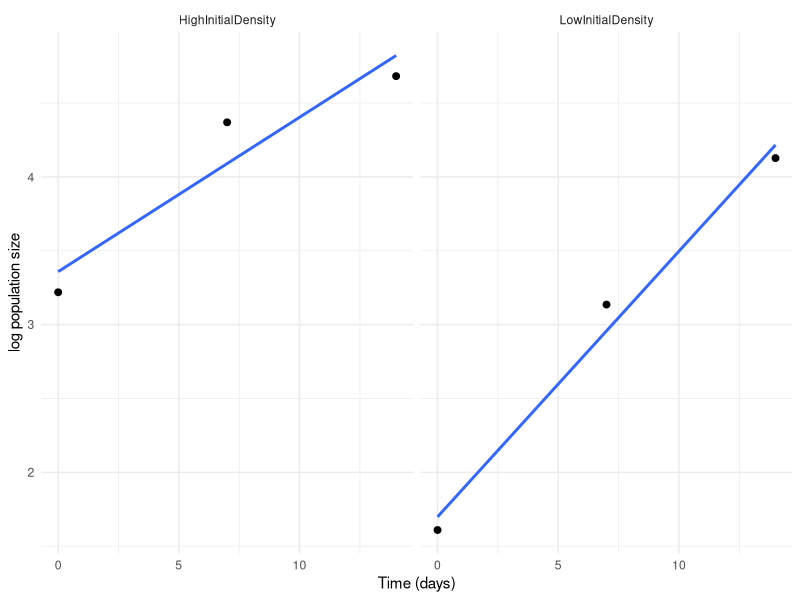
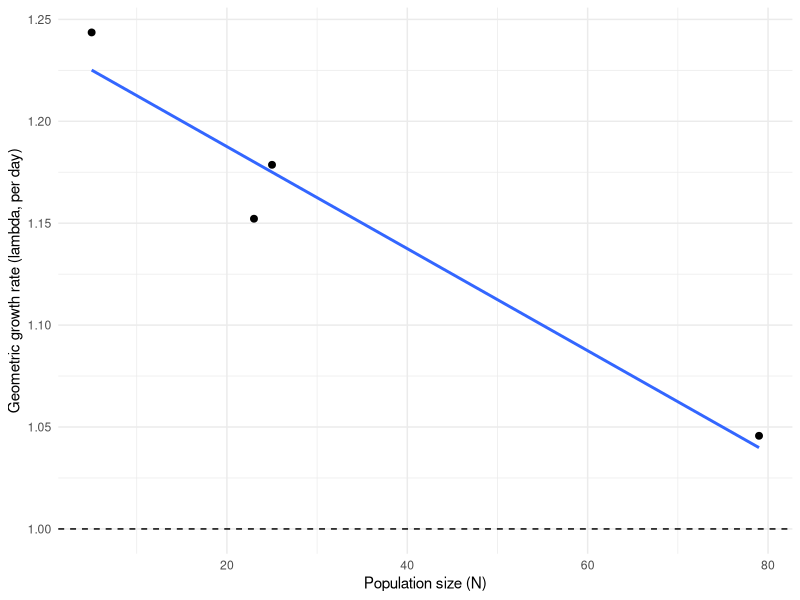

Reproduce these figures in R, in order.
# ============================================================================
# ENV 226 Lab - Population growth
#
# This script estimates three things from counts of a population over time:
#     r       the intrinsic rate of increase
#     lambda  the finite rate of increase
#     K       the carrying capacity
#
# It does not care what organism you counted. Duckweed, Daphnia, yeast -
# if your data has the three columns below, this script works.
#
#     Treatment       a label for each experimental group (text)
#     Day             days since the start of the experiment (number)
#     PopulationSize  how many individuals you counted (number)
#
# ============================================================================

library(tidyverse)

# ---- 1. Read your data -----------------------------------------------------
# Put this script and your datasheet in the SAME folder, then use
# Session > Set Working Directory > To Source File Location in RStudio.
# After that, the line below just works - no file paths to type.

data <- read.csv("population_growth_datasheet.csv")

# Drop any rows you haven't filled in yet
data <- data %>% filter(!is.na(PopulationSize))

if (nrow(data) == 0) {
  stop("No data to analyse. The PopulationSize column in your datasheet is ",
       "still empty - fill in your counts before running this script.",
       call. = FALSE)
}

# Always look at your data before you analyse it
head(data)
table(data$Treatment)

# ---- 2. Estimate r ---------------------------------------------------------
# Population growth is exponential, so log(N) plotted against time is a
# straight line, and the SLOPE of that line is r.

data$log_PopulationSize <- log(data$PopulationSize)

treatments <- unique(data$Treatment)   # whatever you named your groups

for (t in treatments) {
  group <- filter(data, Treatment == t)
  model <- lm(log_PopulationSize ~ Day, data = group)

  cat("\n---", t, "---\n")
  cat("r (slope):           ", coef(model)[2], "\n")
  cat("N at day 0 (intercept):", exp(coef(model)[1]), "\n")
}

# Plot log(N) against time, one panel per treatment.
# The fitted line is straight on purpose - a straight line has one slope,
# and that slope is your estimate of r.

ggplot(data, aes(x = Day, y = log_PopulationSize)) +
  geom_point(size = 2) +
  geom_smooth(method = "lm", formula = y ~ x, se = FALSE) +
  facet_wrap(~ Treatment) +
  xlab("Time (days)") +
  ylab("log population size") +
  theme_minimal()

# ---- 3. Estimate lambda ----------------------------------------------------
# lambda is the factor a population multiplies by PER DAY.
# lambda > 1 means growing, lambda < 1 means shrinking, lambda = 1 means stable.
#
# Note the ^(1 / total_time): that is what makes lambda a per-DAY rate rather
# than a per-count-interval one. It matters. A lambda measured over a 7-day gap
# and a lambda measured over a 1-day gap are not comparable numbers unless you
# do this, and you cannot compare your duckweed to somebody's Daphnia without
# them being on the same footing.

calculate_lambda <- function(initial_pop, final_pop, total_time) {
  (final_pop / initial_pop)^(1 / total_time)
}

for (t in treatments) {
  group <- filter(data, Treatment == t) %>% arrange(Day)

  first_day <- first(group$Day)
  last_day  <- last(group$Day)

  lambda <- calculate_lambda(
    initial_pop = first(group$PopulationSize),
    final_pop   = last(group$PopulationSize),
    total_time  = last_day - first_day
  )

  cat("lambda for", t, ":", lambda, "\n")
}

# ---- 4. Estimate K ---------------------------------------------------------
# As a population fills its container, growth slows. So lambda should DROP as
# N rises. Plot lambda against N, fit a line, and read K off where lambda = 1
# (the population is no longer growing - that is carrying capacity).

# Use the PER-DAY lambda here too, for the same reason as above. Dividing the
# raw counts would give you a per-interval figure, which changes if you count
# fortnightly instead of weekly - and a carrying capacity that depends on how
# often you visited the lab is not a carrying capacity.

lambda_by_step <- data %>%
  group_by(Treatment) %>%
  arrange(Day, .by_group = TRUE) %>%
  mutate(lambda = (lead(PopulationSize) / PopulationSize)^(1 / (lead(Day) - Day))) %>%
  filter(!is.na(lambda)) %>%
  ungroup()

ggplot(lambda_by_step, aes(x = PopulationSize, y = lambda)) +
  geom_point(size = 2) +
  geom_smooth(method = "lm", formula = y ~ x, se = FALSE) +
  geom_hline(yintercept = 1, linetype = "dashed") +
  xlab("Population size (N)") +
  ylab("Geometric growth rate (lambda, per day)") +
  theme_minimal()

lambda_model <- lm(lambda ~ PopulationSize, data = lambda_by_step)
summary(lambda_model)

intercept <- coef(lambda_model)[1]
slope     <- coef(lambda_model)[2]

cat("\nEstimated K (where lambda = 1):", (1 - intercept) / slope, "\n")

# How many points went into that estimate?
cat("K was estimated from", nrow(lambda_by_step), "points.\n")
cat("Fewer than about 6 and you should treat K as a rough guess.\n")

# Did your container reach its estimated carrying capacity?
